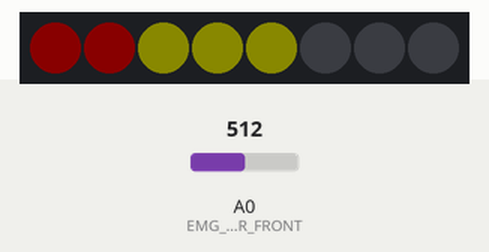
Bench run of a sketch on a simulated Arduino Nano 33 BLE. Parts: 8 RGB LEDs in strip order, left to right. The test bench sets the inputs (shaded band); at power-on: A0 (EMG_SENSOR_FRONT) = 512. Dim RGB values are drawn brighter than linear; nothing arrives over Bluetooth unless stated; a phone connects over Bluetooth LE 3 s after start.

Above: at 3.8 s.
3.9 s: A0 (EMG_SENSOR_FRONT) set to 609
5.4 s: A0 (EMG_SENSOR_FRONT) set to 627
At 6.1 s:
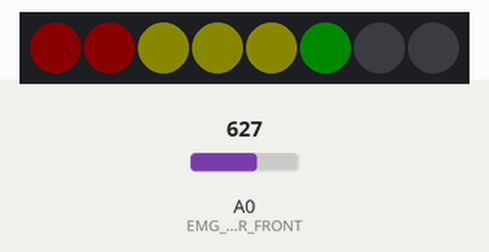
6.9 s: A0 (EMG_SENSOR_FRONT) set to 833
At 7.8 s:
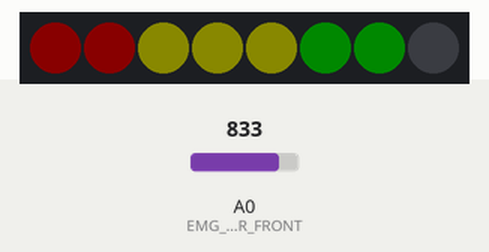
8.4 s: A0 (EMG_SENSOR_FRONT) set to 853
At 8.8 s:
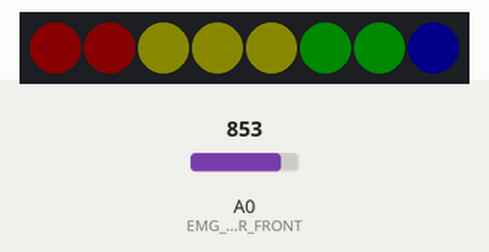
9.9 s: A0 (EMG_SENSOR_FRONT) set to 190
At 10.5 s:
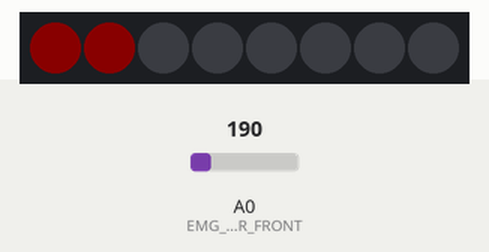
11.4 s: A0 (EMG_SENSOR_FRONT) set to 272
12.9 s: A0 (EMG_SENSOR_FRONT) set to 294
At 13.8 s:
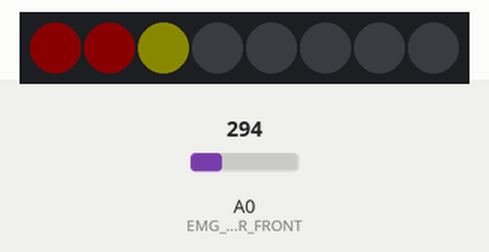
Timing chart, 0 to 15.4 s (numbered marks = the images above; inputs shaded):
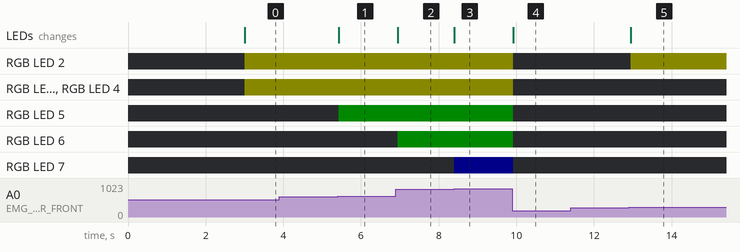

Measured:
- the behaviour switches between 618 and 619 on A0 (EMG_SENSOR_FRONT) (found by bisection; images 0 and 1)
- the behaviour switches between 843 and 844 on A0 (EMG_SENSOR_FRONT) (found by bisection; images 2 and 3)
- the behaviour switches between 281 and 282 on A0 (EMG_SENSOR_FRONT) (found by bisection; images 4 and 5)
- after the input at 3.9 s, every drawn part: stays the same
- after the input at 5.4 s, RGB LED 5: off → RGB(0, 10, 0) at once; the LEDs: change at once (image 1)
- after the input at 6.9 s, RGB LED 6: off → RGB(0, 10, 0) at once; the LEDs: change at once (image 2)
- after the input at 8.4 s, RGB LED 7: off → RGB(0, 0, 10) at once; the LEDs: change at once (image 3)
- after the input at 9.9 s, RGB LED 2–4: RGB(10, 10, 0) → off at once; RGB LED 5, RGB LED 6: RGB(0, 10, 0) → off at once; RGB LED 7: RGB(0, 0, 10) → off at once; the LEDs: change at once (image 4)
- after the input at 11.4 s, every drawn part: stays the same
- after the input at 12.9 s, RGB LED 2: off → RGB(10, 10, 0) after 0.05 s; the LEDs: change after 0.05 s (image 5)

The sketch:

RehTracker_arduino-code.ino
```cpp
// This sketch manages 3 hardware components connected to an Arduino Nano 33 BLE:
// - LED strip
// - EMG muscle sensor
// - accelerometer (built-in)
// Updated values are sent via Bluetooth as BLE characteristic values

#include <Adafruit_NeoPixel.h> // allows to control the LED strip
#include <Arduino_LSM9DS1.h>   // allows to use the built-in accelerometer
#include <ArduinoBLE.h>        // allows to use the built-in BLE/WiFi module
#include <Wire.h>              // allows to communicate to the LED strip via I2C protocol

// define digital pin to write to the LED strip
#define PIN 6
// define analog pin to read from the muscle sensor
#define EMG_SENSOR_FRONT A0

// general constants
const float MAX_CONTRACTION = 900;
const float MUSCLE_THRESHOLD = 600;
const float MIN_THRESHOLD = 200;
const float GYRO_THRESHOLD = 0.25;
const unsigned int LED_DELAY = 50;
const unsigned int GENERAL_DELAY = 50;

float current_EMG_value = 0;
float old_gyro_sign = 0;
bool old_EMG_threshold = true;
bool reached_minimum = true;

int contractionCounter = 0;
int rotationCounter = 0;

// maximum values recorded for one repetition (%)
float gyro_max_perc = 0;
float EMG_max_perc = 0;

// LED strip object declaration
Adafruit_NeoPixel strip = Adafruit_NeoPixel(8, PIN, NEO_GRB + NEO_KHZ800);

// custom colours & colours array
uint16_t maxIndex = 0;
const uint32_t Red = strip.Color(255, 0, 0);
const uint32_t Yellow = strip.Color(255, 255, 0);
const uint32_t Green = strip.Color(0, 255, 0);
const uint32_t Blue = strip.Color(0, 0, 255);
const uint32_t colours[8] = {Red, Red, Yellow, Yellow, Yellow, Green, Green, Blue};

// accelerometer variables
float ax, ay, az;

// false: gyro exercise, true: muscle exercise
bool isMuscleExercise = true;

// false: RehTracker behaviour, true: robotics demo
bool isRoboticsDemo = false;

// BLE objects declarations
BLEService exerciseService("0ccc7966-1399-4c67-9ede-9b05dbea1ba2");                                              // create service "Physical Activity Monitor"
BLEIntCharacteristic exerciseValueCharacteristic("b964a50a-0001-4d37-97eb-971bf5233a98", BLERead | BLENotify);   // create characteristic "Physical Activity Monitor Features"
BLEBoolCharacteristic exerciseTypeCharacteristic("b964a50a-0002-4d37-97eb-971bf5233a98", BLEWrite | BLERead);    // create characteristic "Physical Activity Session Descriptor"
BLEBoolCharacteristic isRoboticsDemoCharacteristic("b964a50a-0003-4d37-97eb-971bf5233a98", BLEWrite | BLERead);  // create characteristic for toggling the Robotics Demo mode

// --- SETUP
void setup()
{
  // --- LED STRIP
  // Initialising all pixels to 'off'
  strip.setBrightness(10);
  strip.begin();
  strip.show();

  // --- ACCELEROMETER
  if (!IMU.begin())
  {
    Serial.println("Failed to initialise IMU!");
    while (1)
      ;
  }

  // --- BLUETOOTH
  if (!BLE.begin())
  {
    Serial.println("Failed to start BLE!");
    while (1)
      ;
  }

  // Setting the local name the peripheral device advertises
  BLE.setLocalName("RehTracker - Console");

  // Setting the service this peripheral advertises
  BLE.setAdvertisedService(exerciseService);

  // Adding the characteristics to the service
  exerciseService.addCharacteristic(exerciseValueCharacteristic);
  exerciseService.addCharacteristic(exerciseTypeCharacteristic);
  exerciseService.addCharacteristic(isRoboticsDemoCharacteristic);
  BLE.addService(exerciseService);

  // Initialising characteristics and advertising the service
  exerciseValueCharacteristic.writeValue(0);
  exerciseTypeCharacteristic.writeValue(isMuscleExercise);
  isRoboticsDemoCharacteristic.writeValue(0);
  BLE.advertise();

  // Serial.begin(9600);
}

void loop()
{
  // --- BLUETOOTH
  // Waiting for a BLE central device to connect
  BLEDevice central = BLE.central();

  if (central)
  {
    while (central.connected())
    {
      bool isRoboticsDemoNewValue = isRoboticsDemoCharacteristic.value();

      // Deals with the mode change
      if (isRoboticsDemo != isRoboticsDemoNewValue)
      {
        old_EMG_threshold = false;

        resetExerciseValue();
      }

      isRoboticsDemo = isRoboticsDemoNewValue;

      // --- ROBOTICS DEMO
      if (isRoboticsDemo)
      {
        handleRoboticsDemo();
      }
      else
      {
        bool isMuscleExerciseNewValue = exerciseTypeCharacteristic.value();

        // Dealing with the exercise type change
        if (isMuscleExercise != isMuscleExerciseNewValue)
        {
          contractionCounter = 0;
          rotationCounter = 0;

          resetExerciseValue();
        }

        isMuscleExercise = isMuscleExerciseNewValue;

        // --- MUSCLE EXERCISE
        if (isMuscleExercise)
        {
          handleMuscleExercise();
        }

        // --- GYRO EXERCISE
        else
        {
          handleGyroExercise();
        }
      }

      // --- LED STRIP
      updateMaxIndex();
      setColours();
      // Delay to make LED-to-LED transition slower
      delay(LED_DELAY);
    }

    // Resetting the LED strip when the central device disconnects
    for (uint16_t i = 0; i < 8; i++)
    {
      strip.setPixelColor(i, strip.Color(0, 0, 0));
    }
    strip.show();
  }
}

void resetExerciseValue()
{
  // Resetting counter value
  exerciseValueCharacteristic.writeValue(0);
}

void handleRoboticsDemo()
{
  readFromMuscleSensor();

  // Send value
  exerciseValueCharacteristic.writeValue(current_EMG_value / MAX_CONTRACTION * 100);

  delay(GENERAL_DELAY);
}

void handleMuscleExercise()
{
  readFromMuscleSensor();

  if (current_EMG_value > EMG_max_perc)
  {
    EMG_max_perc = current_EMG_value;
  }

  // Send value
  if (old_EMG_threshold)
  {
    reached_minimum = (current_EMG_value <= MIN_THRESHOLD);

    if(reached_minimum)
    {
      contractionCounter++;
      exerciseValueCharacteristic.writeValue(contractionCounter);
      EMG_max_perc = 0;
      old_EMG_threshold = false;
    }

    return;
  }

  old_EMG_threshold = (current_EMG_value >= MUSCLE_THRESHOLD);
}

void handleGyroExercise()
{
  readFromGyroSensor();
  float current_gyro_sign = (ay > 0) ? 1 : ((ay < 0) ? -1 : 0);

  if (abs(ay) >= GYRO_THRESHOLD)
  {
    if (abs(ay) > gyro_max_perc)
    {
      gyro_max_perc = abs(ay);
    }
  }

  // Send value
  if ((old_gyro_sign != current_gyro_sign) && (gyro_max_perc >= GYRO_THRESHOLD))
  {
    rotationCounter++;
    exerciseValueCharacteristic.writeValue(rotationCounter);
    gyro_max_perc = 0;
  }

  old_gyro_sign = current_gyro_sign;

  // Serial.print(1);
  // Serial.print("\t");
  // Serial.print(-1);
  // Serial.print("\t");
  // Serial.print(GYRO_THRESHOLD);
  // Serial.print("\t");
  // Serial.print(-GYRO_THRESHOLD);
  // Serial.print("\t");
  // Serial.println(ay);
}

// Updates 'maxIndex' to the new last LED to light up, according to the contraction intensity
void updateMaxIndex()
{
  // Keeping the first red LED always on
  maxIndex = (uint16_t)1.0;

  // --- MUSCLE EXERCISE
  if (isMuscleExercise)
  {
    // Not the first LED
    if (current_EMG_value / MAX_CONTRACTION > (1.0 / 8.0))
    {
      // Getting proper index in the interval (1,8]
      maxIndex = (uint16_t)round(current_EMG_value / MAX_CONTRACTION * 8.0);
    }
  }

  // --- GYRO EXERCISE
  else
  {
    if (abs(ay) > 1.0)
    {
      maxIndex = (uint16_t)8.0;
    }
    else if (abs(ay) > (1.0 / 8.0))
    {
      maxIndex = (uint16_t)round(abs(ay) * 8.0);
    }
  }
}

// Switches off all the LEDs from 'maxIndex' to the last one (blue/max contraction intensity)
void resetToMaxInput()
{
  for (uint16_t i = maxIndex; i < 8; i++)
  {
    strip.setPixelColor(i, strip.Color(0, 0, 0));
  }
}

// Sets the colours of the LEDs that should light up, according to the contraction intensity
void setColours()
{
  resetToMaxInput();

  for (uint16_t i = 0; i < maxIndex; i++)
  {
    uint32_t c = colours[i];
    strip.setPixelColor(i, c);
  }

  strip.show();
}

// Reads and updates 'current_EMG_value' with the current value from the muscle sensor
void readFromMuscleSensor()
{
  current_EMG_value = analogRead(EMG_SENSOR_FRONT);
  current_EMG_value = (current_EMG_value > MAX_CONTRACTION ? MAX_CONTRACTION : current_EMG_value);

  // Serial.print(MAX_CONTRACTION);
  // Serial.print("\t");
  // Serial.print(0);
  // Serial.print("\t");
  // Serial.print(MUSCLE_THRESHOLD);
  // Serial.print("\t");
  // Serial.println(current_EMG_value);
}

// Reads and updates 'ay' with the current value from the built-in accelerometer
void readFromGyroSensor()
{
  // Only 'ay' is actually used
  IMU.readAcceleration(ax, ay, az);
}
```
